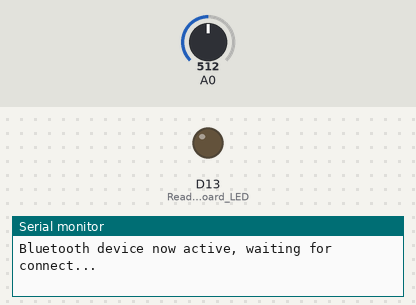
Bench run of a sketch on a simulated Arduino Nano 33 BLE. Shown: output pins drawn as LEDs (lit = HIGH), the last lines printed to the serial monitor. Inputs (shaded band) come from the test bench; at power-on: A0 = 512. Nothing arrives over Bluetooth unless stated; a phone connects over Bluetooth LE 3 s after start.

Above: at 0.1 s.
At 3.1 s:
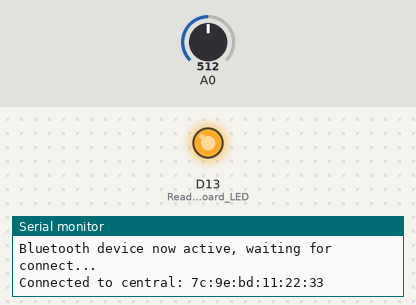
Timing chart, 0 to 4.6 s (numbered marks = the images above):
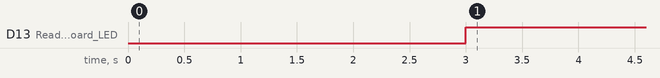

The sketch:

Arduino_BLE_node.ino
```cpp
#include <ArduinoBLE.h>
#include <Arduino_LSM9DS1.h> // even if we aren't using the accelerometer, its library needs to be included?
#include <Arduino_HTS221.h>

int humX = 1;
int mositure = 1;
float x, y;

BLEService environmentService("181A");
BLEUnsignedIntCharacteristic moistureCharacteristic("2A6F", BLERead | BLENotify);

void read_temphum() {
 mositure = analogRead(A0);
}

void setup() {

  Serial.begin(9600);
  while (!Serial);
  pinMode(LED_BUILTIN,OUTPUT); // Ready the onboard LED

  // BLE error catching
  if (!BLE.begin()){
    // Serial.println("BLE failed to initiate");
    while(1);
  }
  BLE.setLocalName("arduinoTsensor");
  BLE.setAdvertisedService(environmentService);
  environmentService.addCharacteristic(moistureCharacteristic);
  BLE.addService(environmentService);
  moistureCharacteristic.writeValue(mositure);
  BLE.advertise();
  Serial.println("Bluetooth device now active, waiting for connect...");
}

void loop() {
  BLEDevice central = BLE.central();
  if (central){
    Serial.print("Connected to central: ");
    Serial.println(central.address());
    digitalWrite(LED_BUILTIN, HIGH);

    while (central.connected()){
      delay(1000);
      read_temphum();
      moistureCharacteristic.writeValue(mositure);
    }

    digitalWrite(LED_BUILTIN,LOW);
    Serial.print("Disconnected from central: ");
    Serial.println(central.address());
  }

}
```

Measured:
- by itself, D13 (Ready_the_onboard_LED): LOW → HIGH at 3.0 s
